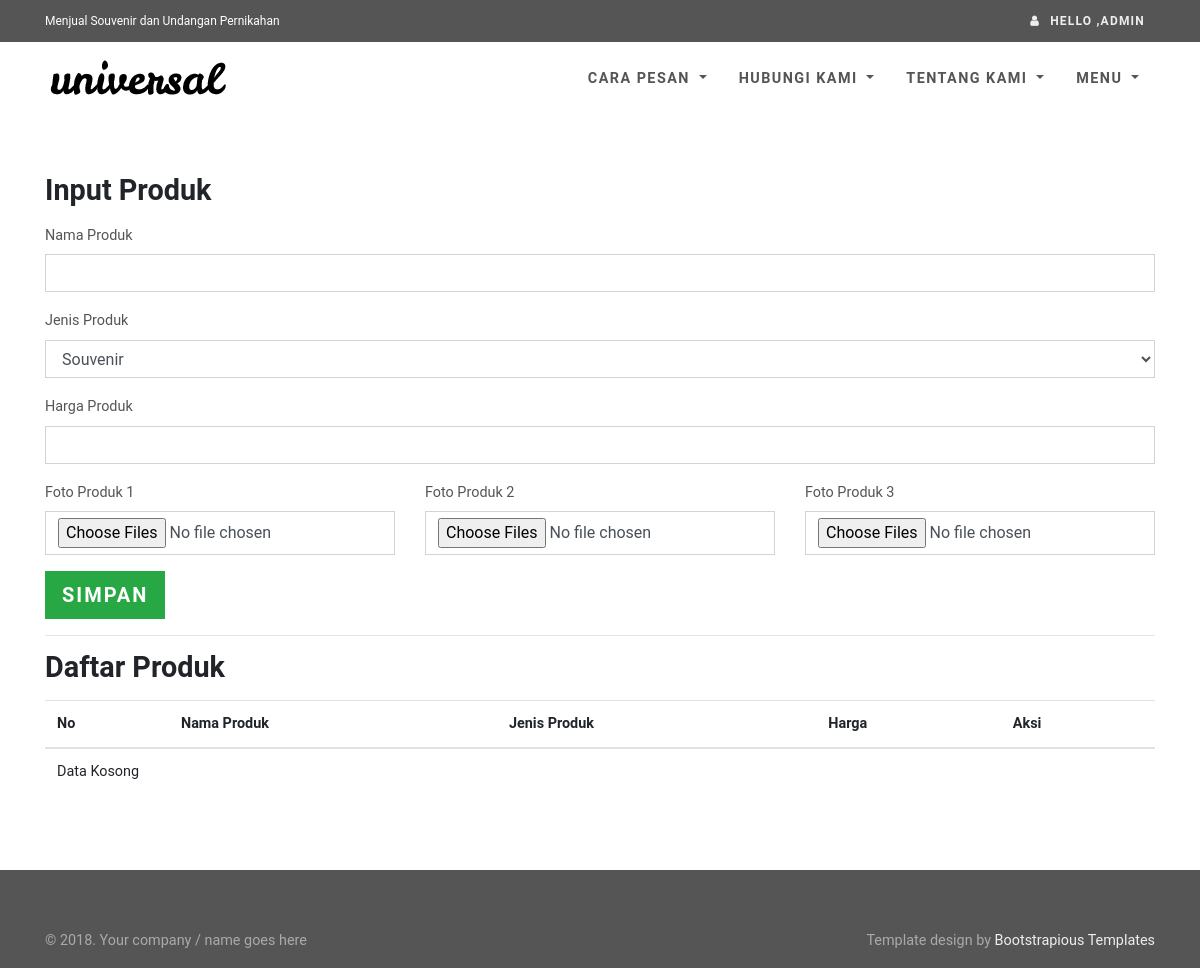
Page /admin/kelola-produk.php (signed in) on the earlier database version.
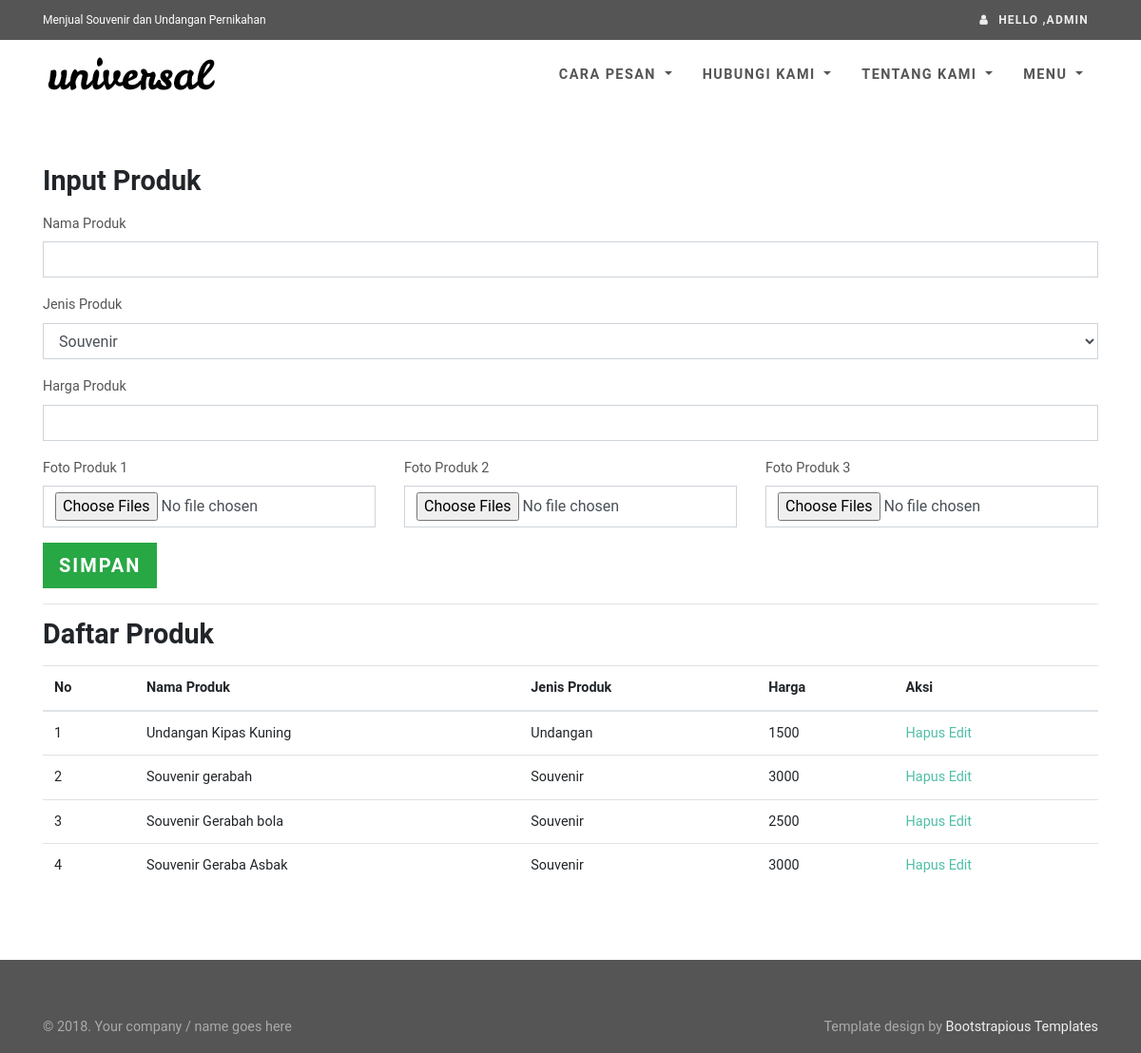
Same page on the later database version.
### tables this page shows
CREATE TABLE `tbl_produk` (
  `id_produk` int(11) NOT NULL AUTO_INCREMENT,
  `nm_produk` varchar(100) NOT NULL,
  `jenis_produk` varchar(15) NOT NULL,
  `harga` int(11) NOT NULL,
  PRIMARY KEY (`id_produk`)
);

### db.php (called while the page is built, shortened)
<?php
class Sparrow {
    protected $sql;
    protected $db;
    protected $db_type;
    protected $stats;
    public $is_cached = false;
    public $stats_enabled = false;
    public $key_prefix = '';
    public function build($sql, $input) {
        return (strlen($input) > 0) ? ($sql.' '.$input) : $sql;
    }
    public function parseConnection($connection) {
        $url = parse_url($connection);
        $cfg = array();
        $cfg['type'] = isset($url['scheme']) ? $url['scheme'] : $url['path'];
        $cfg['hostname'] = isset($url['host']) ? $url['host'] : null;
        $cfg['database'] = isset($url['path']) ? substr($url['path'],1) : null;
        $cfg['username'] = isset($url['user']) ? $url['user'] : null;
        $cfg['password'] = isset($url['pass']) ? $url['pass'] : null;
        $cfg['port'] = isset($url['port']) ? $url['port'] : null;
        return $cfg;
    }
    public function reset() {
        $this->sql = '';
    }
    public function sql($sql = null) {
        if ($sql !== null) {
            $this->sql = trim(
                (is_array($sql)) ?
                    array_reduce($sql, array($this, 'build')) :
                    $sql
            );
            return $this;
        }
        return $this->sql;
    }
    public function setDb($db) {
        $this->db = null;
        if (is_string($db)) {
            $this->setDb($this->parseConnection($db));
        }
        else if (is_array($db)) {
            switch ($db['type']) {
                case 'mysqli':
                    $this->db = new mysqli(
                        $db['hostname'],
                        $db['username'],
                        $db['password'],
                        $db['database']
                    );
                    break;
            }
            $this->db_type = $db['type'];
        }
    }
    public function execute($key = null, $expire = 0) {
        $result = null;
        $this->is_cached = false;
        if (!empty($this->sql)) {
            switch ($this->db_type) {
                case 'mysqli':
                    $result = $this->db->query($this->sql);
                    break;
            }
        }
        return $result;
    }
    public function many($key = null, $expire = 0) {
        $data = array();
        $result = $this->execute($key, $expire);
        if ($this->is_cached) {
            $data = $result;
            if ($this->stats_enabled) {
                $this->stats['cached'][$this->key_prefix.$key] = $this->sql;
            }
        }
        else {
            switch ($this->db_type) {
                case 'mysqli':
                    if (function_exists('mysqli_fetch_all')) {
                        $data = $result->fetch_all(MYSQLI_ASSOC);
                    }
                    else {
                        while ($row = $result->fetch_assoc()) {
                            $data[] = $row;
                        }
                    }
                    break;
            }
        }
        return $data;
    }
}

### template/components.php (the view, shortened to what the changed rows need)
<?php
function tableGenerator($tableConf, $dataTable, $pk, $url){
	echo "
			<div class='table-responsive'>
			<table class='table table-hover'>
			<thead>
				<tr>
					<th>No</th>";
					foreach($tableConf as $t){
						echo "<th>".$t['label']."</th>";
					}
	echo "
					<th>Aksi</th>
				</tr>
			</thead>
			<tbody>";
			$no = 1;
			if(count($dataTable) == 0){
				echo "<tr><td colspan=".(count($tableConf)+2).">Data Kosong</td></tr>";
			}else{
				foreach($dataTable as $r){
					echo "
						<tr>
							<td>".$no."</td>";
					foreach($tableConf as $t){
						echo "<td>".$r[$t['name']]."</td>";
					}
					echo 	"<td>
								<a href='".$url['hapus'].".php?".$pk."=".$r[$pk]."'>Hapus</a>
								<a href='".$url['edit'].".php?".$pk."=".$r[$pk]."'>Edit</a>
							</td></tr>";
					$no++;
				}
			}
	echo "
			</tbody>
		</table></div>";
		}
function formGenerator($fields){
	$value = "";
	$disabled = "";
	$readonly = "";
	foreach($fields as $f){
		if(!array_key_exists('value', $f)) $value = null;
		else $value = $f['value'];
		if(isset($f['disabled'])) $disabled = 'disabled';
		else $disabled = null;
		if(isset($f['readonly'])) $disabled = 'readonly';
		else $readonly = null;
		if($f['name'] == 'input_group'){
			echo "<div class='row'>";
				foreach($f['list'] as $l){
					if(isset($l['value'])) $value = $l['value'];
					else $value = null;
					if(isset($l['disabled'])) $disabled = 'disabled';
					else $disabled = null;
					if(isset($l['readonly'])) $disabled = 'readonly';
					else $readonly = null;
					echo "<div class='col-sm-".$l['col']."'>";
						switch($l['type']){
							case "input" :
								echo '
									<div class="form-group">
					                    <label for="'.$l['name'].'">'.$l['label'].'</label>
					                    <input id="'.$l['name'].'" name="'.$l['name'].'" type="'.$l['inputType'].'" class="form-control" value="'.$value.'" '.$disabled.' '.$readonly.' required />
									</div>
								';
								break;
							case "textarea":
								echo '
									<div class="form-group">
					                    <label for="'.$l['name'].'">'.$l['label'].'</label>
					                    <textarea id="'.$l['name'].'" name="'.$l['name'].'" class="form-control" value="'.$value.'" '.$disabled.' '.$readonly.'  required >'.$value.'</textarea>
									</div>
								';
								break;
							case "select" :
								echo '
									<div class="form-group">
										<label for="'.$l['name'].'">'.$l['label'].'</label>
										<select id="'.$l['name'].'" name="'.$l['name'].'" class="form-control" value="'.$value.'" '.$disabled.' '.$readonly.'  required >';
									foreach($l['options'] as $d){
										echo '<option value="'.$d[$l['optionValue']].'" '.$disabled.' '.$readonly.'>'.$d[$l['optionLabel']].'</option>';
									}
								echo '</select>
									 </div>
								';
								break;
						}
					echo "</div>";
				}
			echo "</div>";
		}else{
			switch($f['type']){
				case "input" :
					echo '
						<div class="form-group">
		                    <label for="'.$f['name'].'">'.$f['label'].'</label>
		                    <input id="'.$f['name'].'" name="'.$f['name'].'" type="'.$f['inputType'].'" class="form-control" value="'.$value.'" '.$disabled.' '.$readonly.'  required >
						</div>
					';
					break;
				case "select" :
					echo '
						<div class="form-group">
							<label for="'.$f['name'].'">'.$f['label'].'</label>
							<select id="'.$f['name'].'" name="'.$f['name'].'" class="form-control" value="'.$value.'" '.$disabled.' '.$readonly.'  required >';
						foreach($f['options'] as $d){
							if($d[$f['optionValue']] == $f['value']){
								echo '<option value="'.$d[$f['optionValue']].'" '.$disabled.' '.$readonly.' selected>'.$d[$f['optionLabel']].'</option>';
							}else echo '<option value="'.$d[$f['optionValue']].'" '.$disabled.' '.$readonly.'>'.$d[$f['optionLabel']].'</option>';
						}
					echo '</select>
						 </div>
					';
					break;
			}
		}
	}
}
?>

Differences in the rows shown:
added tbl_produk: nm_produk "Undangan Kipas Kuning", jenis_produk "Undangan", harga "1500"
added tbl_produk: nm_produk "Souvenir gerabah", jenis_produk "Souvenir", harga "3000"
added tbl_produk: nm_produk "Souvenir Gerabah bola", jenis_produk "Souvenir", harga "2500"
added tbl_produk: nm_produk "Souvenir Geraba Asbak", jenis_produk "Souvenir", harga "3000"
Other differences:
text no longer shown: "Data Kosong"
